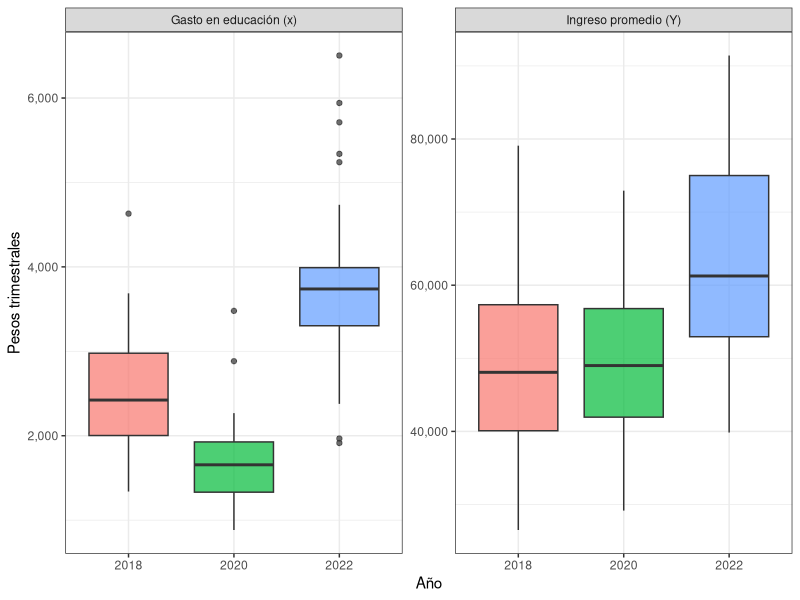
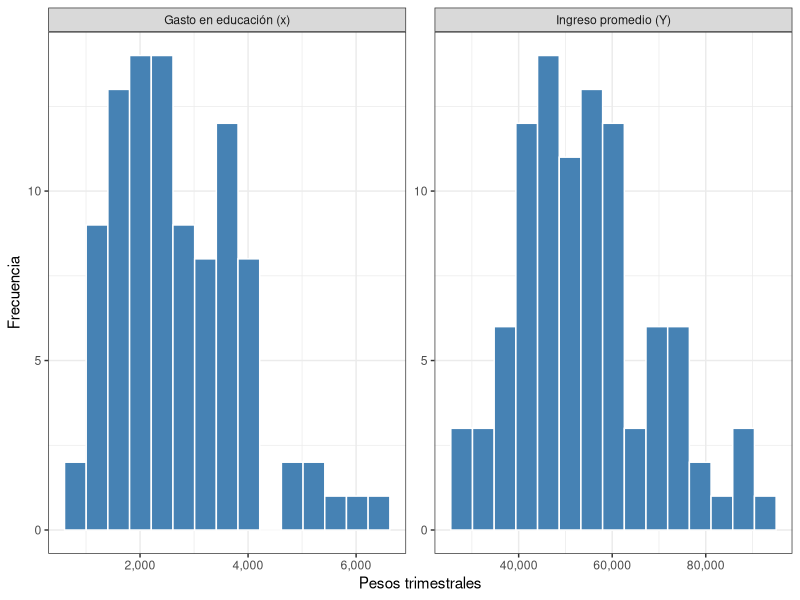
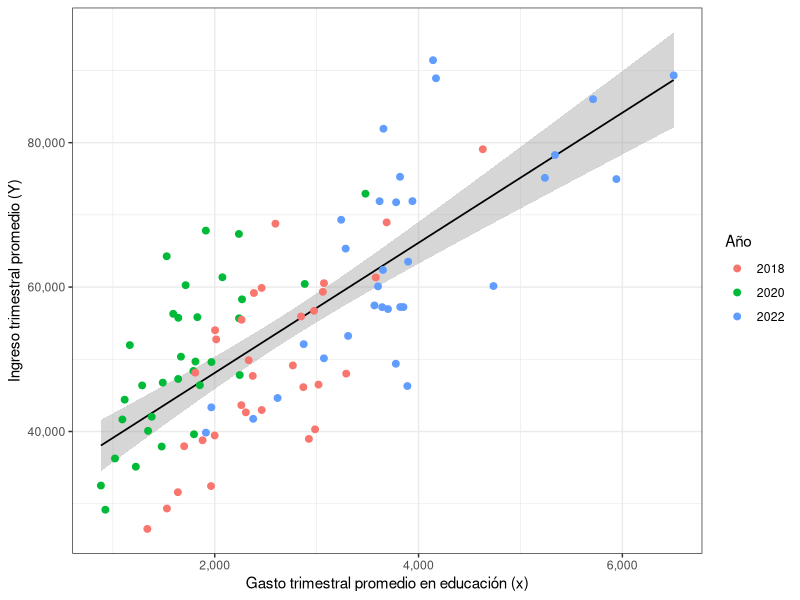
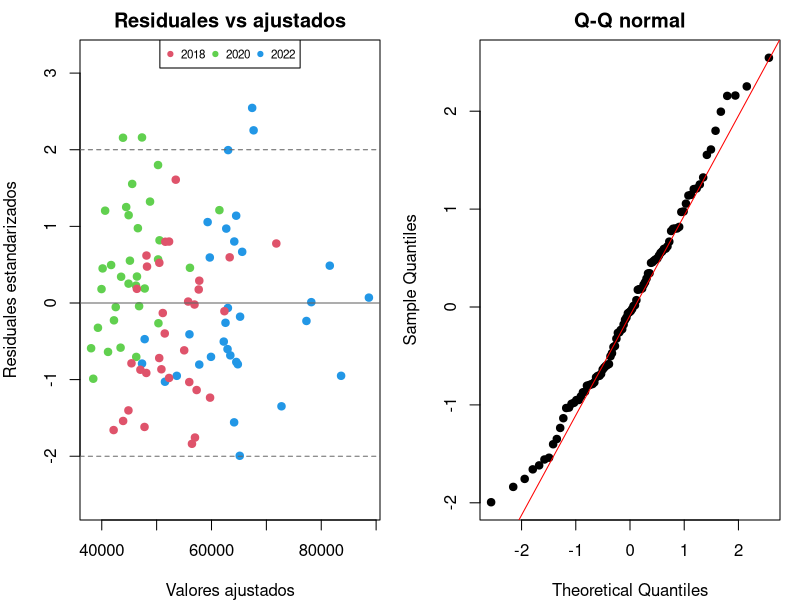
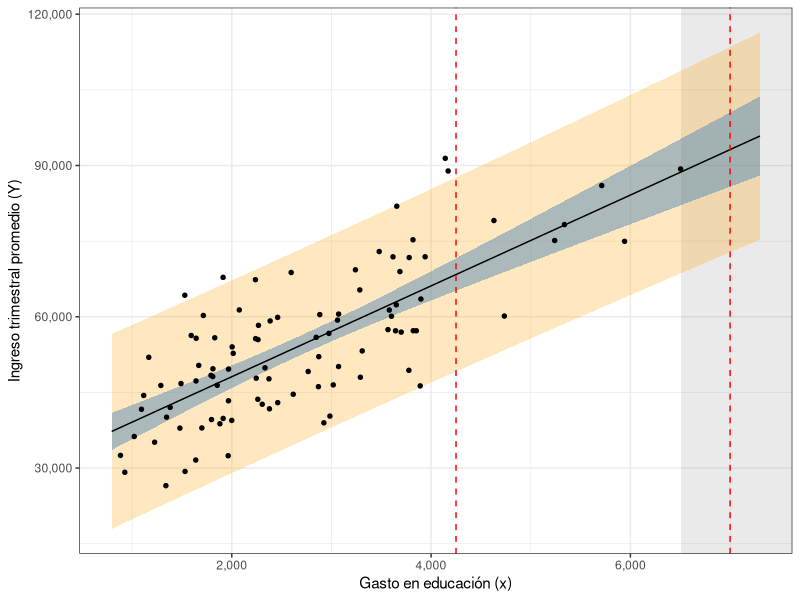

These charts were generated, in order, by the following R code:
## ---- chunk 1
knitr::opts_chunk$set(echo = TRUE, message = FALSE, warning = FALSE,
                      fig.align = "center", fig.width = 6.5, fig.height = 3.8,
                      fig.pos = "H")
options(scipen = 5, digits = 6)
library(readxl)
library(knitr)
library(kableExtra)
library(ggplot2)

# Formato de números con separador de miles
f <- function(x, d = 2) formatC(x, format = "f", digits = d, big.mark = ",")
# Versión para modo matemático (evita el espacio tras la coma)
fm <- function(x, d = 2) gsub(",", "{,}", f(x, d), fixed = TRUE)
# Notación científica en LaTeX: a \times 10^{b}
sci <- function(p, d = 3) {
  b <- floor(log10(p)); a <- signif(p / 10^b, d)
  paste0(a, " \\times 10^{", b, "}")
}
## ---- chunk 2
datos <- as.data.frame(read_excel("datos_1.xlsx", sheet = "Tabulado"))
datos <- datos[, c("ESTADO", "AÑO", "GASTO.EDU", "INGRESO.PROM")]
datos$AÑO <- factor(datos$AÑO)

x <- datos$GASTO.EDU      # variable explicativa
y <- datos$INGRESO.PROM   # variable respuesta
n <- length(y)
n
## ---- chunk 3
resumen <- function(v) c(n = length(v), Media = mean(v), Mediana = median(v),
                         `Desv. est.` = sd(v), Mín = min(v), Q1 = unname(quantile(v, .25)),
                         Q3 = unname(quantile(v, .75)), Máx = max(v),
                         `CV (%)` = 100 * sd(v) / mean(v))
tab <- cbind(`Gasto en educación (x)` = resumen(x),
             `Ingreso promedio (Y)`   = resumen(y))
tab_f <- apply(tab, 2, f)
tab_f["n", ] <- tab["n", ]
kable(tab_f, format = "latex", booktabs = TRUE, linesep = "", align = "rr",
      caption = "Estadísticas descriptivas (pesos trimestrales, 2018--2022).") |>
  kable_styling(latex_options = "HOLD_position")
## ---- chunk 4
por_anio <- do.call(rbind, lapply(split(datos, datos$AÑO), function(d)
  c(`Media x` = mean(d$GASTO.EDU), `DE x` = sd(d$GASTO.EDU),
    `Media Y` = mean(d$INGRESO.PROM), `DE Y` = sd(d$INGRESO.PROM),
    `r(x,Y)` = cor(d$GASTO.EDU, d$INGRESO.PROM))))
por_anio_f <- apply(por_anio, 2, f)
por_anio_f[, "r(x,Y)"] <- f(por_anio[, "r(x,Y)"], 3)
kable(por_anio_f, format = "latex", booktabs = TRUE, linesep = "", align = "r",
      caption = "Medias, desviaciones estándar y correlación por año.") |>
  kable_styling(latex_options = "HOLD_position")
## ---- chunk 5
largo <- rbind(data.frame(AÑO = datos$AÑO, valor = x, var = "Gasto en educación (x)"),
               data.frame(AÑO = datos$AÑO, valor = y, var = "Ingreso promedio (Y)"))
ggplot(largo, aes(AÑO, valor, fill = AÑO)) +
  geom_boxplot(alpha = .7, show.legend = FALSE) +
  facet_wrap(~var, scales = "free_y") +
  scale_y_continuous(labels = scales::comma) +
  labs(x = "Año", y = "Pesos trimestrales") + theme_bw()
## ---- chunk 6
ggplot(largo, aes(valor)) +
  geom_histogram(bins = 15, fill = "steelblue", color = "white") +
  facet_wrap(~var, scales = "free") +
  scale_x_continuous(labels = scales::comma) +
  labs(x = "Pesos trimestrales", y = "Frecuencia") + theme_bw()
## ---- chunk 7
ggplot(datos, aes(GASTO.EDU, INGRESO.PROM)) +
  geom_smooth(method = "lm", se = TRUE, color = "black", linewidth = .6) +
  geom_point(aes(color = AÑO), size = 2) +
  scale_x_continuous(labels = scales::comma) +
  scale_y_continuous(labels = scales::comma) +
  labs(x = "Gasto trimestral promedio en educación (x)",
       y = "Ingreso trimestral promedio (Y)", color = "Año") + theme_bw()
## ---- chunk 8
# Coeficiente de correlación de Pearson a mano y con cor()
r_mano <- sum((x - mean(x)) * (y - mean(y))) /
  sqrt(sum((x - mean(x))^2) * sum((y - mean(y))^2))
c(a_mano = r_mano, cor = cor(x, y))
## ---- chunk 9
xbar <- mean(x); ybar <- mean(y)
Sxx <- sum((x - xbar)^2)
Sxy <- sum((x - xbar) * (y - ybar))
Syy <- sum((y - ybar)^2)

b1 <- Sxy / Sxx
b0 <- ybar - b1 * xbar

y_hat <- b0 + b1 * x
e     <- y - y_hat
SSE   <- sum(e^2)
sigma2 <- SSE / (n - 2)
sigma  <- sqrt(sigma2)

ee_b1 <- sqrt(sigma2 / Sxx)
ee_b0 <- sqrt(sigma2 * (1 / n + xbar^2 / Sxx))

c(b0 = b0, b1 = b1, sigma2 = sigma2, sigma = sigma, ee_b0 = ee_b0, ee_b1 = ee_b1)
## ---- chunk 10
modelo <- lm(INGRESO.PROM ~ GASTO.EDU, data = datos)
summary(modelo)
## ---- chunk 11
s <- summary(modelo)
comp <- data.frame(
  Parámetro = c("$\\hat\\beta_0$", "$\\hat\\beta_1$", "$\\hat\\sigma$",
                "ee$(\\hat\\beta_0)$", "ee$(\\hat\\beta_1)$"),
  `A mano` = f(c(b0, b1, sigma, ee_b0, ee_b1), 4),
  `lm()`   = f(c(coef(modelo), s$sigma, s$coefficients[, 2]), 4),
  check.names = FALSE)
kable(comp, format = "latex", booktabs = TRUE, linesep = "", escape = FALSE, align = "lrr",
      caption = "Comparación de las estimaciones a mano y con lm().") |>
  kable_styling(latex_options = "HOLD_position")
## ---- chunk 12
all.equal(c(b0, b1), unname(coef(modelo)))
all.equal(c(ee_b0, ee_b1, sigma), unname(c(s$coefficients[, 2], s$sigma)))
## ---- chunk 13
X <- cbind(1, x)
XtX_inv <- solve(t(X) %*% X)
beta_mat <- XtX_inv %*% t(X) %*% y
V_mat    <- sigma2 * XtX_inv
cbind(beta = drop(beta_mat), ee = sqrt(diag(V_mat)))
all.equal(unname(drop(beta_mat)), unname(coef(modelo)))
all.equal(V_mat, vcov(modelo), check.attributes = FALSE)
## ---- chunk 14
alpha <- 0.05
t_crit <- qt(1 - alpha / 2, df = n - 2)

IC_b0 <- b0 + c(-1, 1) * t_crit * ee_b0
IC_b1 <- b1 + c(-1, 1) * t_crit * ee_b1
IC_s2 <- (n - 2) * sigma2 / qchisq(c(1 - alpha / 2, alpha / 2), df = n - 2)

t_crit
rbind(IC_b0, IC_b1, IC_s2)
## ---- chunk 15
confint(modelo, level = 0.95)
all.equal(rbind(IC_b0, IC_b1), unname(confint(modelo)), check.attributes = FALSE)
## ---- chunk 16
ic_tab <- data.frame(
  Parámetro = c("$\\beta_0$", "$\\beta_1$", "$\\sigma^2$"),
  Estimación = f(c(b0, b1, sigma2), 4),
  `Lím. inferior` = f(c(IC_b0[1], IC_b1[1], IC_s2[1]), 4),
  `Lím. superior` = f(c(IC_b0[2], IC_b1[2], IC_s2[2]), 4),
  check.names = FALSE)
kable(ic_tab, format = "latex", booktabs = TRUE, linesep = "", escape = FALSE, align = "lrrr",
      caption = "Intervalos de confianza al 95\\%.") |>
  kable_styling(latex_options = "HOLD_position")
## ---- chunk 17
T1 <- b1 / ee_b1
T0 <- b0 / ee_b0

p_b1_bilateral  <- 2 * pt(abs(T1), df = n - 2, lower.tail = FALSE)
p_b1_unilateral <- pt(T1, df = n - 2, lower.tail = FALSE)
p_b0_bilateral  <- 2 * pt(abs(T0), df = n - 2, lower.tail = FALSE)

t_crit_uni <- qt(1 - alpha, df = n - 2)

data.frame(
  prueba      = c("b1 bilateral", "b1 unilateral (>0)", "b0 bilateral"),
  estadistico = c(T1, T1, T0),
  t_critico   = c(t_crit, t_crit_uni, t_crit),
  p_valor     = c(p_b1_bilateral, p_b1_unilateral, p_b0_bilateral))
## ---- chunk 18
# Comparación con la tabla de coeficientes de lm()
coef(summary(modelo))
all.equal(c(T0, T1), unname(coef(summary(modelo))[, "t value"]))
## ---- chunk 19
SST <- Syy
SSR <- sum((y_hat - ybar)^2)
MSR <- SSR / 1
MSE <- SSE / (n - 2)
F0  <- MSR / MSE
p_F <- pf(F0, 1, n - 2, lower.tail = FALSE)
F_crit <- qf(1 - alpha, 1, n - 2)

c(SST = SST, SSR = SSR, SSE = SSE, suma_SSR_SSE = SSR + SSE)
round(c(F0 = F0, T1_cuadrado = T1^2, F_crit = F_crit), 4)
format(p_F, digits = 3, scientific = TRUE)
## ---- chunk 20
anova_tab <- data.frame(
  Fuente = c("Regresión", "Error", "Total"),
  gl = c(1, n - 2, n - 1),
  SS = f(c(SSR, SSE, SST), 0),
  MS = c(f(MSR, 0), f(MSE, 0), ""),
  F  = c(f(F0, 3), "", ""),
  `p-valor` = c(format(p_F, digits = 3, scientific = TRUE), "", ""),
  check.names = FALSE)
kable(anova_tab, format = "latex", booktabs = TRUE, linesep = "", align = "lrrrrr",
      caption = "Tabla ANOVA calculada a mano.") |>
  kable_styling(latex_options = "HOLD_position")
## ---- chunk 21
anova(modelo)
## ---- chunk 22
R2    <- SSR / SST
R2_aj <- 1 - (SSE / (n - 2)) / (SST / (n - 1))
c(R2_mano = R2, r_al_cuadrado = r_mano^2, R2_lm = s$r.squared,
  R2aj_mano = R2_aj, R2aj_lm = s$adj.r.squared)
## ---- chunk 23
r_est <- e / (sigma * sqrt(1 - (1/n + (x - xbar)^2 / Sxx)))  # residuales estandarizados (internos)
par(mfrow = c(1, 2), mar = c(4, 4, 2, 1))
plot(y_hat, r_est, pch = 19, col = as.integer(datos$AÑO) + 1, ylim = c(-2.6, 3.2),
     xlab = "Valores ajustados", ylab = "Residuales estandarizados",
     main = "Residuales vs ajustados")
abline(h = c(-2, 0, 2), lty = c(2, 1, 2), col = "gray40")
legend("top", legend = levels(datos$AÑO), col = 2:4, pch = 19, cex = .7, horiz = TRUE, bg = "white")
qqnorm(r_est, pch = 19, main = "Q-Q normal"); qqline(r_est, col = "red")
## ---- chunk 24
shapiro.test(e)
all.equal(unname(r_est), unname(rstandard(modelo)))
## ---- chunk 25
intervalo <- function(x0, tipo = c("confianza", "prediccion"), nivel = 0.95) {
  tipo <- match.arg(tipo)
  y0 <- b0 + b1 * x0
  extra <- if (tipo == "prediccion") 1 else 0
  ee <- sigma * sqrt(extra + 1 / n + (x0 - xbar)^2 / Sxx)
  tq <- qt(1 - (1 - nivel) / 2, df = n - 2)
  c(fit = y0, lwr = y0 - tq * ee, upr = y0 + tq * ee, ee = ee)
}
## ---- chunk 26
x1 <- 4250
IC_media <- intervalo(x1, "confianza")
IC_media
predict(modelo, newdata = data.frame(GASTO.EDU = x1),
        interval = "confidence", level = 0.95)
## ---- chunk 27
x2 <- 7000
IP_nueva <- intervalo(x2, "prediccion")
IC_media2 <- intervalo(x2, "confianza")
IP_nueva
predict(modelo, newdata = data.frame(GASTO.EDU = x2),
        interval = "prediction", level = 0.95)
## ---- chunk 28
pred_tab <- data.frame(
  `Caso` = c("P1: media, x0 = 4,250", "P2: nueva obs., x0 = 7,000", "(Ref.) media, x0 = 7,000"),
  `Estimación` = f(c(IC_media["fit"], IP_nueva["fit"], IC_media2["fit"])),
  `Lím. inferior` = f(c(IC_media["lwr"], IP_nueva["lwr"], IC_media2["lwr"])),
  `Lím. superior` = f(c(IC_media["upr"], IP_nueva["upr"], IC_media2["upr"])),
  `Amplitud` = f(c(IC_media["upr"] - IC_media["lwr"], IP_nueva["upr"] - IP_nueva["lwr"],
                   IC_media2["upr"] - IC_media2["lwr"])),
  check.names = FALSE)
kable(pred_tab, format = "latex", booktabs = TRUE, linesep = "", align = "lrrrr",
      caption = "Resumen de estimaciones puntuales e intervalos al 95\\%.") |>
  kable_styling(latex_options = "HOLD_position")
## ---- chunk 29
grid_x <- seq(min(x) * 0.9, 7300, length.out = 200)
bandas <- data.frame(x = grid_x,
  t(sapply(grid_x, intervalo, tipo = "confianza"))[, 1:3],
  t(sapply(grid_x, intervalo, tipo = "prediccion"))[, 2:3])
names(bandas) <- c("x", "fit", "lc", "uc", "lp", "up")
ggplot(bandas, aes(x)) +
  annotate("rect", xmin = max(x), xmax = Inf, ymin = -Inf, ymax = Inf, alpha = .12) +
  geom_ribbon(aes(ymin = lp, ymax = up), fill = "orange", alpha = .25) +
  geom_ribbon(aes(ymin = lc, ymax = uc), fill = "steelblue", alpha = .45) +
  geom_line(aes(y = fit)) +
  geom_point(data = datos, aes(GASTO.EDU, INGRESO.PROM), size = 1.2) +
  geom_vline(xintercept = c(x1, x2), linetype = 2, color = "red") +
  scale_x_continuous(labels = scales::comma) +
  scale_y_continuous(labels = scales::comma) +
  labs(x = "Gasto en educación (x)", y = "Ingreso trimestral promedio (Y)") +
  theme_bw()
